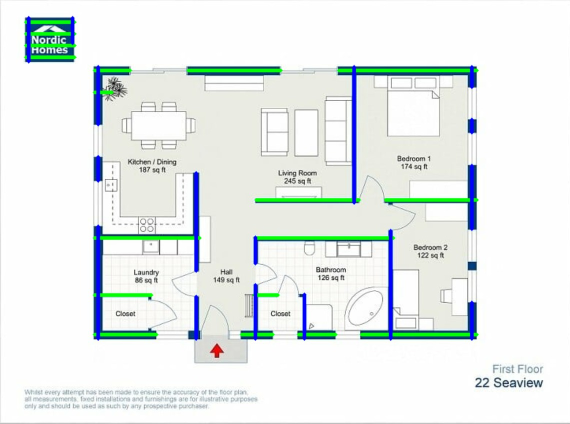
#> input picture ARCHNOVA-AI/storage/blueprints/07063cfe-13d6-4cc5-aff3-701d1520fa11.jpeg, 1140 x 847 px (shown at 1/2 size)
$ python -i reconstruction_v2.py   (imports and definitions only)
#> lines starting #> are read from the running program, lines starting #| are printed output that depends on the picture; after the words box and inside, x2 and y2 are one past the last pixel; in counts of white or black regions, pixels touching at a corner belong together
"""Improved blueprint-to-3D geometry extraction for ARCHNOVA AI.

This module deliberately keeps the existing API/model schema so the current
Three.js viewer and UI continue to work without redesign.
"""
from pathlib import Path
import hashlib

import cv2
import fitz
import numpy as np


def _read_blueprint(file_path):
    path = Path(file_path)
    if path.suffix.lower() == ".pdf":
        with fitz.open(path) as document:
            if not len(document):
                raise ValueError("The uploaded PDF has no pages")
            pix = document[0].get_pixmap(matrix=fitz.Matrix(3, 3), alpha=False)
            arr = np.frombuffer(pix.samples, dtype=np.uint8).reshape(
                pix.height, pix.width, pix.n
            )
            return cv2.cvtColor(arr, cv2.COLOR_RGB2GRAY)

    image = cv2.imread(str(path), cv2.IMREAD_GRAYSCALE)
    if image is None:
        raise ValueError("Could not read the uploaded blueprint image")
    return image


def _extract_thick_axis_segments(binary, width, height):
    """Keep substantial architectural strokes; reject most text/furniture lines."""
    min_dim = min(width, height)
    kernel_len = max(12, int(min_dim * 0.028))
    min_length = max(24, int(min_dim * 0.035))
    segments = []
    combined = np.zeros_like(binary)

    for axis, kernel_size in (
        ("h", (kernel_len, 1)),
        ("v", (1, kernel_len)),
    ):
        kernel = cv2.getStructuringElement(cv2.MORPH_RECT, kernel_size)
        mask = cv2.morphologyEx(binary, cv2.MORPH_OPEN, kernel)
        combined = cv2.bitwise_or(combined, mask)
        contours, _ = cv2.findContours(
            mask, cv2.RETR_EXTERNAL, cv2.CHAIN_APPROX_SIMPLE
        )
        for contour in contours:
            x, y, w, h = cv2.boundingRect(contour)
            length = w if axis == "h" else h
            thickness = h if axis == "h" else w
            # Architectural wall strokes are substantially thicker than most
            # furniture, labels and dimension annotations in raster plans.
            if length < min_length or length < thickness * 3 or thickness < 8:
                continue
            if axis == "h":
                segments.append((axis, y + h / 2, x, x + w, thickness))
            else:
                segments.append((axis, x + w / 2, y, y + h, thickness))

    return segments, combined


def _cluster_segments(segments, axis, tolerance, join_gap):
    selected = sorted((s for s in segments if s[0] == axis), key=lambda s: s[1])
    clusters = []
    for segment in selected:
        if clusters and abs(segment[1] - np.mean([v[1] for v in clusters[-1]])) <= tolerance:
            clusters[-1].append(segment)
        else:
            clusters.append([segment])

    result = []
    for cluster in clusters:
        fixed = float(np.mean([v[1] for v in cluster]))
        thickness = float(np.median([v[4] for v in cluster]))
        spans = sorted((v[2], v[3]) for v in cluster)
        merged = [list(spans[0])]
        for start, end in spans[1:]:
            if start - merged[-1][1] <= join_gap:
                merged[-1][1] = max(merged[-1][1], end)
            else:
                merged.append([start, end])
        for start, end in merged:
            if end - start >= 8:
                result.append((axis, fixed, float(start), float(end), thickness))
    return result


def reconstruct_blueprint_v2(file_path):
    """Create blueprint-specific walls, openings and room regions."""
    path = Path(file_path)
    image = _read_blueprint(path)
    image = cv2.GaussianBlur(image, (3, 3), 0)
    height, width = image.shape
    if min(width, height) < 100:
        raise ValueError("Blueprint image is too small to reconstruct")

    # A fixed high-contrast threshold preserves thick wall marks while reducing
    # pale furniture, text and background details that clutter the 3D output.
    _, binary = cv2.threshold(image, 210, 255, cv2.THRESH_BINARY_INV)
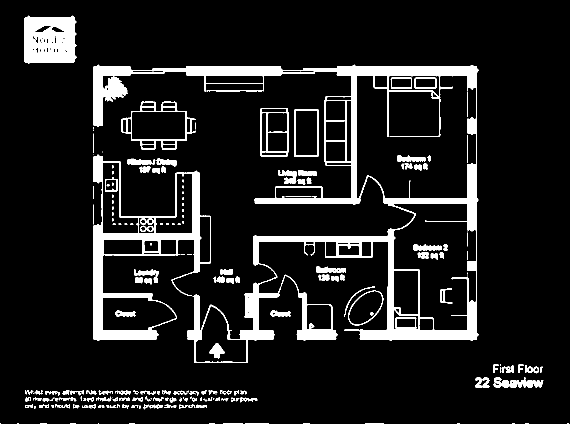
#> binary: shape (847, 1140) (shown at 1/2 size); 10.3% white; 242 white regions (86 under 20 px), largest, box (x1, y1, x2, y2) and area: (186, 129, 957, 726) 52717, (186, 309, 422, 682) 16601, (48, 31, 153, 128) 8512
    segments, initial_wall_mask = _extract_thick_axis_segments(binary, width, height)
#> the loop in _extract_thick_axis_segments, `for axis, kernel_size in ( ("h", (kernel_len, 1)), ("v", (1, kernel_le..` made 2 passes
#> pass 1, in _extract_thick_axis_segments, `mask = cv2.morphologyEx(binary, cv2.MORPH_OPEN, kernel)`:
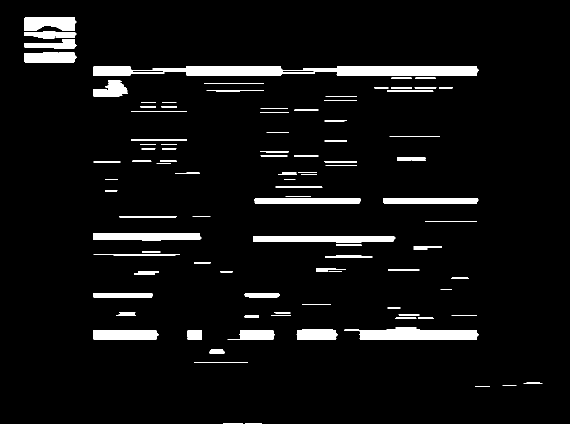
#> mask: shape (847, 1140) (shown at 1/2 size); 5.4% white; 102 white regions, largest, box (x1, y1, x2, y2) and area: (186, 132, 957, 152) 11586, (688, 659, 957, 679) 4625, (506, 472, 791, 486) 3304
#> after the loop in _extract_thick_axis_segments, `for axis, kernel_size in (`: segments = 29 items, first 6: ('h', 703, 418, 449, 8), ('h', 670, 455, 550, 20), ('h', 669.5, 186, 318, 19), ('h', 669, 688, 957, 20), ('h', 669, 593, 676, 20), ('h', 590.5, 489, 560, 9)
    min_dim = min(width, height)
    tolerance = max(4, int(min_dim * 0.006))
    join_gap = max(4, int(min_dim * 0.006))

    lines = []
    for axis in ("h", "v"):
        lines.extend(_cluster_segments(segments, axis, tolerance, join_gap))
#> after the loop, lines = 29 items, first 6: ('h', 48, 48, 153, 28), ('h', 69.5, 48, 153, 15), ('h', 91.5, 48, 153, 11), ('h', 115, 48, 153, 20), ('h', 142, 186, 957, 20), ('h', 401.5, 509, 722, 11)

    if len(lines) < 4:
        raise ValueError(
            "Not enough clear wall lines were detected. Upload a higher-resolution "
            "floor plan with visible wall outlines."
        )

    # Crop model bounds to the detected plan, rather than the full image/page.
    xs, ys = [], []
    for axis, fixed, start, end, _ in lines:
        if axis == "h":
            xs.extend((start, end)); ys.append(fixed)
        else:
            xs.append(fixed); ys.extend((start, end))
#> this loop made 29 passes
#> (axis, fixed, start, end) on passes 1 to 8: ('h', 48, 48, 153), ('h', 69.5, 48, 153), ('h', 91.5, 48, 153), ('h', 115, 48, 153), ('h', 142, 186, 957), ('h', 401.5, 509, 722), ('h', 401.5, 767, 957), ('h', 476.8, 186, 403)
#> after the loop, xs = 45 values, max 957 at index 9, min 48 at index 0, mean 425.6; ys = 42 values, max 726 at index 29, min 31 at index 16, mean 401.7
    pad = max(8, int(min_dim * 0.018))
    left = max(0.0, min(xs) - pad)
#> left = 33
    right = min(float(width), max(xs) + pad)
#> right = 972
    top = max(0.0, min(ys) - pad)
#> top = 16
    bottom = min(float(height), max(ys) + pad)
#> bottom = 741
    plan_width = max(1.0, right - left)
#> plan_width = 939
    plan_height = max(1.0, bottom - top)
#> plan_height = 725
    scale = 25.0 / max(plan_width, plan_height)
#> scale = 0.0266

    def point(x, y):
        return [round((x - (left + right) / 2) * scale, 4),
                round(-((y - (top + bottom) / 2) * scale), 4)]

    walls = []
    for axis, fixed, start, end, thickness_px in lines:
        if axis == "h":
            start_point, end_point = point(start, fixed), point(end, fixed)
        else:
            start_point, end_point = point(fixed, start), point(fixed, end)
        walls.append({
            "start": start_point,
            "end": end_point,
            "thickness": round(max(0.10, thickness_px * scale), 3),
            "height": 3.0,
            "kind": "wall",
        })
#> this loop made 29 passes
#> (axis, fixed, start, end, thickness_px, start_point, end_point) on passes 1 to 7: ('h', 48, 48, 153, 28, [-12.1, 8.8], [-9.31, 8.8]), ('h', 69.5, 48, 153, 15, [-12.1, 8.23], [-9.31, 8.23]), ('h', 91.5, 48, 153, 11, [-12.1, 7.64], [-9.31, 7.64]), ('h', 115, 48, 153, 20, [-12.1, 7.02], [-9.31, 7.02]), ('h', 142, 186, 957, 20, [-8.43, 6.3], [12.1, 6.3]), ('h', 401.5, 509, 722, 11, [0.173, -0.612], [5.84, -0.612]), ('h', 401.5, 767, 957, 11, [7.04, -0.612], [12.1, -0.612])
#> after the loop, walls = 29 items

    # Estimate room regions with the original adaptive-threshold strategy, but
    # crop to the detected plan bounds and convert all coordinates into the
    # same blueprint-specific model coordinate system as the walls.
    adaptive = cv2.adaptiveThreshold(
        image, 255, cv2.ADAPTIVE_THRESH_GAUSSIAN_C,
        cv2.THRESH_BINARY_INV, 31, 7
    )
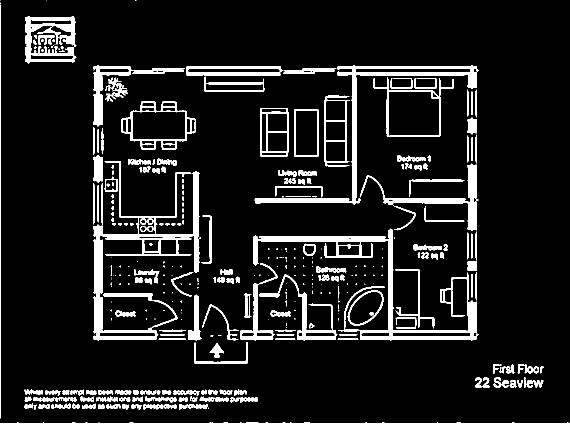
#> adaptive: shape (847, 1140) (shown at 1/2 size); 9.7% white; 358 white regions (140 under 20 px), largest, box (x1, y1, x2, y2) and area: (506, 457, 957, 682) 10867, (187, 322, 399, 682) 9523, (509, 130, 957, 409) 7965
    h_kernel = cv2.getStructuringElement(
        cv2.MORPH_RECT, (max(18, width // 35), 1)
    )
    v_kernel = cv2.getStructuringElement(
        cv2.MORPH_RECT, (1, max(18, height // 35))
    )
#> v_kernel = 24 values from 1 to 1
    horizontal = cv2.morphologyEx(adaptive, cv2.MORPH_OPEN, h_kernel)
#> horizontal: shape (847, 1140); 3.5% white; 94 white regions, largest, box (x1, y1, x2, y2) and area: (508, 473, 787, 483) 2422, (675, 144, 954, 151) 1810, (510, 397, 720, 406) 1758
    vertical = cv2.morphologyEx(adaptive, cv2.MORPH_OPEN, v_kernel)
#> vertical: shape (847, 1140); 3.4% white; 84 white regions, largest, box (x1, y1, x2, y2) and area: (188, 450, 206, 683) 3424, (704, 131, 713, 410) 2441, (386, 343, 398, 547) 2177
    legacy_wall_mask = cv2.bitwise_or(horizontal, vertical)
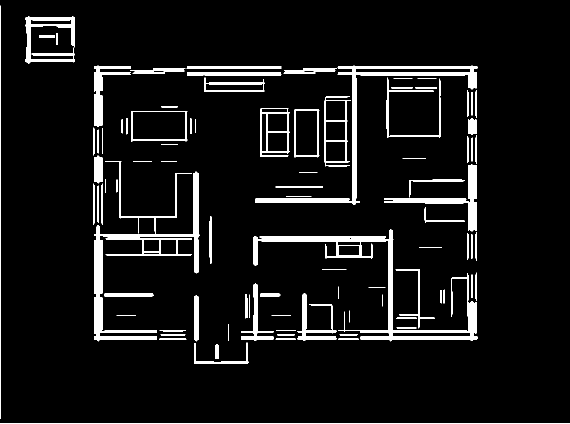
#> legacy_wall_mask: shape (847, 1140) (shown at 1/2 size); 6.7% white; 97 white regions, largest, box (x1, y1, x2, y2) and area: (507, 458, 955, 683) 9823, (188, 323, 399, 683) 9065, (510, 131, 955, 410) 7765
    crop = legacy_wall_mask[int(top):max(int(top) + 1, int(bottom)),
                            int(left):max(int(left) + 1, int(right))]
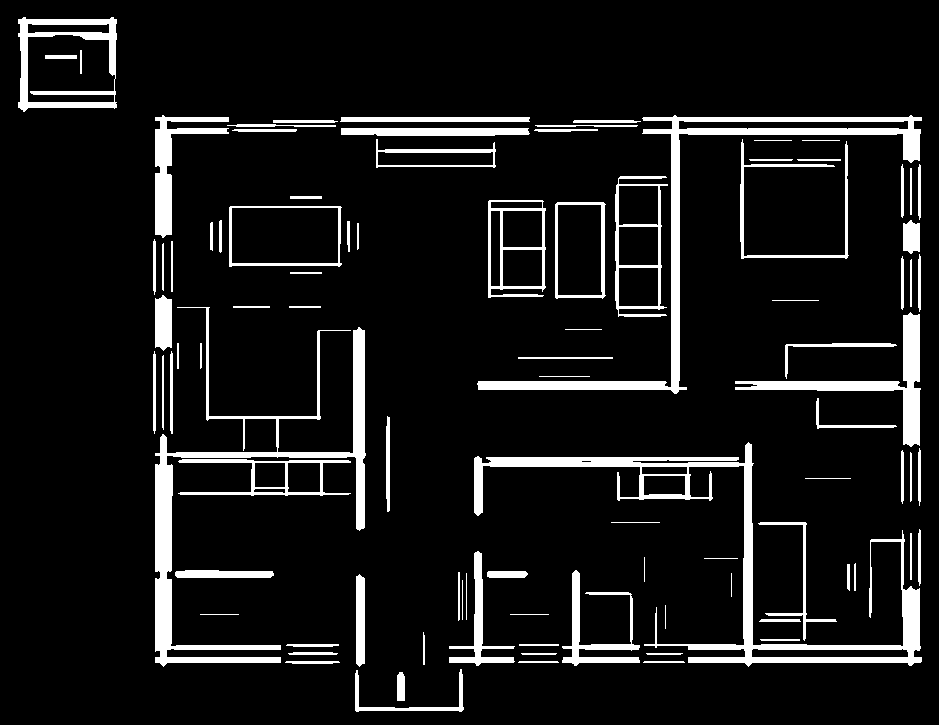
#> crop: shape (725, 939); 9.2% white; 95 white regions, largest, box (x1, y1, x2, y2) and area: (474, 442, 922, 667) 9823, (155, 307, 366, 667) 9065, (477, 115, 922, 394) 7765
    barriers = cv2.dilate(crop, np.ones((3, 3), np.uint8), iterations=2)
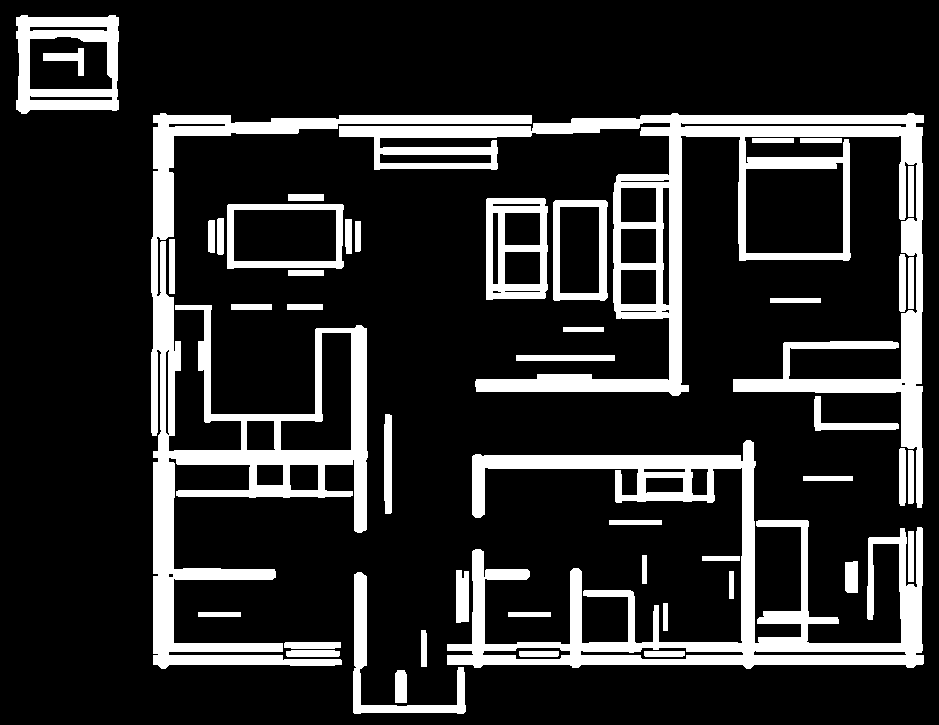
#> barriers: shape (725, 939); 17.1% white; 47 white regions, largest, box (x1, y1, x2, y2) and area: (339, 113, 924, 508) 33591, (151, 113, 532, 669) 29442, (447, 440, 924, 669) 25779
    free_space = cv2.bitwise_not(barriers)
    count, labels, stats, centroids = cv2.connectedComponentsWithStats(
        free_space, connectivity=8
    )
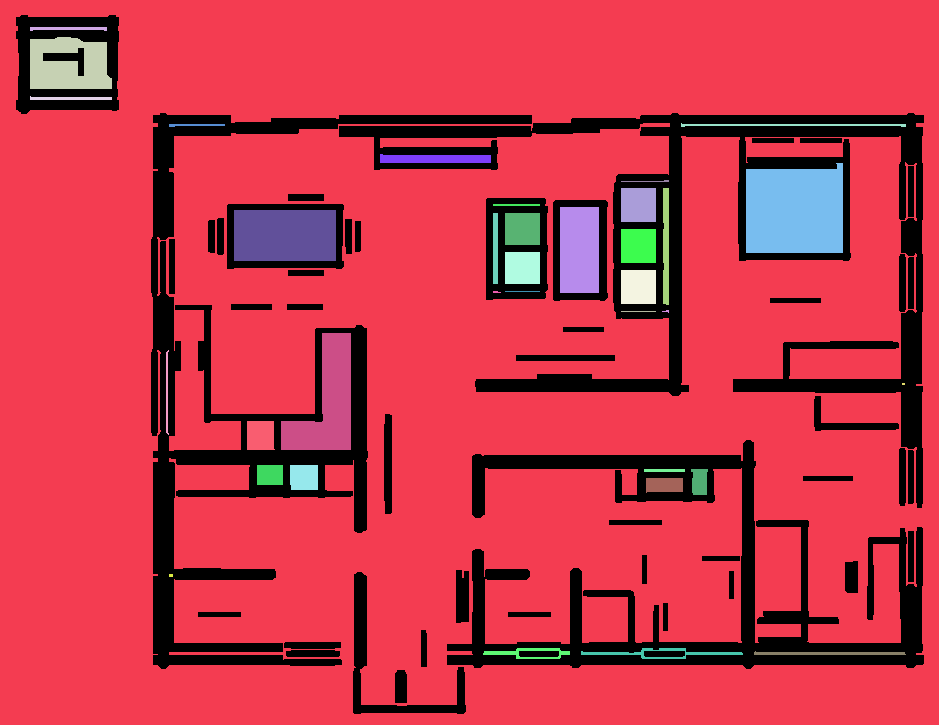
#> labels: shape (725, 939) int32; 37 distinct labels, from 0 to 36; one colour per label, 0 black
#> count = 37; stats = 37 rows, first 6: [16, 15, 908, 699, 116456], [0, 0, 939, 725, 525869], [30, 27, 77, 4, 237], [30, 37, 82, 52, 3423], [30, 96, 82, 4, 247], [681, 123, 225, 4, 460]; centroids = 37 pairs, first value 68 to 903, second value 28.05 to 653
    rooms = []
    crop_h, crop_w = crop.shape
    min_area = max(500, int(crop_w * crop_h * 0.0015))
    for label in range(1, count):
        x, y, w, h, area = stats[label]
        if x <= 1 or y <= 1 or x + w >= crop_w - 1 or y + h >= crop_h - 1:
            continue
        if area < min_area or area > crop_w * crop_h * 0.45 or w < 20 or h < 20:
            continue
        cx, cy = centroids[label]
        rooms.append({
            "id": f"room-{len(rooms) + 1}",
            "name": f"Room {len(rooms) + 1}",
            "center": point(left + cx, top + cy),
            "width": round(w * scale, 3),
            "depth": round(h * scale, 3),
            "area": round(area * scale * scale, 2),
        })
#> this loop made 36 passes
#> (x, y, w, h, area) on passes 1, 2, 4, 5, 6, 7, 9, 11: (0, 0, 939, 725, 525869), (30, 27, 77, 4, 237), (30, 96, 82, 4, 247), (681, 123, 225, 4, 460), (169, 124, 56, 3, 118), (380, 154, 111, 9, 891), (621, 180, 48, 2, 53), (663, 188, 6, 117, 686)
#> after the loop, rooms = 10 items
    rooms.sort(key=lambda room: room["area"], reverse=True)
    rooms = rooms[:30]

    # Openings are intentionally not fabricated from every gap: this avoids
    # turning furniture gaps and labels into false doors/windows.
    doors, windows = [], []
    digest = hashlib.sha256(path.read_bytes()).hexdigest()

    # Coarse walkable-space mask derived from the uploaded blueprint itself.
    # White/free pixels are candidate corridors and room interiors; wall strokes
    # are blocked. This is a navigation aid, not a guarantee of code-compliant paths.
    grid_size = 64
    walkable_grid = []
    for gy in range(grid_size):
        row = []
        py = min(crop_h - 1, max(0, int((gy + 0.5) * crop_h / grid_size)))
        for gx in range(grid_size):
            px = min(crop_w - 1, max(0, int((gx + 0.5) * crop_w / grid_size)))
            row.append(bool(free_space[py, px] > 0))
        walkable_grid.append(row)
#> after the loop, walkable_grid = 64 items

    return {
        "image_width": int(width),
        "image_height": int(height),
        "walls": walls,
        "wall_count": len(walls),
        "doors": doors,
        "door_count": 0,
        "windows": windows,
        "window_count": 0,
        "rooms": rooms,
        "room_count": len(rooms),
        "navigation_grid": {
            "cells": walkable_grid,
            "columns": grid_size,
            "rows": grid_size,
            "width": round(plan_width * scale, 4),
            "depth": round(plan_height * scale, 4),
            "source": "blueprint_free_space_mask"
        },
        "floor": {
            "width": round(plan_width * scale, 3),
            "depth": round(plan_height * scale, 3),
            "thickness": 0.15,
        },
        "units": "normalized_model_units",
        "reconstruction_type": "blueprint_specific_thick_wall_reconstruction_v2",
        "source_sha256": digest,
        "source_filename": path.name,
        "accuracy_note": (
            "Blueprint-specific approximate reconstruction using detected thick wall "
            "strokes. Doors and windows are not guessed when the raster plan does not "
            "provide reliable opening evidence. Verify dimensions against the source plan."
        ),
    }

>>> result = reconstruct_blueprint_v2('../storage/blueprints/07063cfe-13d6-4cc5-aff3-701d1520fa11.jpeg')
#> result = 17 items
